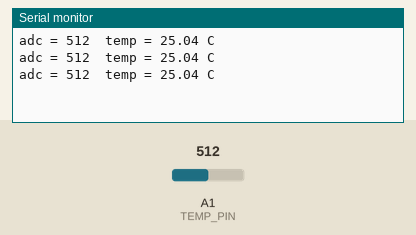
Bench run of a sketch on a simulated Arduino Uno, built with avr-gcc and run on an emulated ATmega328P. On the bench: the last lines printed to the serial monitor. The test bench sets the inputs (shaded band); at power-on: A1 (TEMP_PIN) = 512.

Above: at 1.3 s.
1.4 s: A1 (TEMP_PIN) set to 0
At 1.9 s:
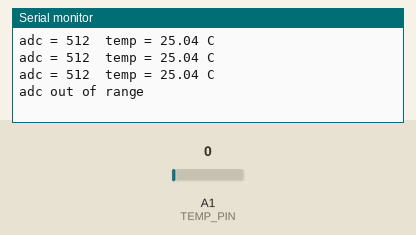
3.5 s: A1 (TEMP_PIN) set to 122
At 3.9 s:
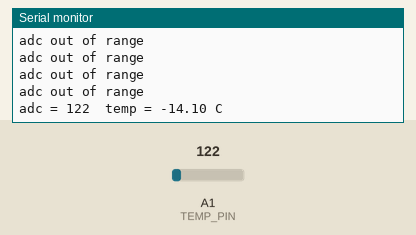

The sketch:

ntc.ino
```cpp
const int   TEMP_PIN = A1;                        // ขาอ่านค่าอุณหภูมิ
const float R_FIXED  = 10000.0;                   // ตัวต้านทานคงที่ 10k
const float R0 = 10000.0;                         // ความต้านทานของ NTC ที่ 25 C (สมมติ 10k)
const float BETA = 3950.0;                        // ค่า Beta ของ NTC (สมมติ 3950)
const float T0 = 298.15;                          // 25 C เป็นเคลวิน

void setup() {                                    // ทำครั้งเดียวตอนเริ่ม
  Serial.begin(115200);                           // เปิด Serial 115200
}

void loop() {                                     // ทำซ้ำตลอด
  int adc = analogRead(TEMP_PIN);                 // อ่านค่า 0-1023
  if (adc <= 0 || adc >= 1023) {                  // ถ้าค่าสุดขอบแปลว่าสายหลุดหรือ short
    Serial.println("adc out of range");           // แจ้งเตือน
    delay(500);                                   // รอ
    return;                                       // ข้ามรอบนี้
  }
  float rTh = R_FIXED * (1023.0 / adc - 1.0);     // คำนวณความต้านทานเทอร์มิสเตอร์
  float tK = 1.0 / (1.0 / T0 + log(rTh / R0) / BETA); // สมการ Beta ได้อุณหภูมิเป็นเคลวิน
  float tC = tK - 273.15;                         // แปลงเป็นเซลเซียส
  Serial.print("adc = ");                         // พิมพ์ค่าดิบ
  Serial.print(adc);                              // ค่า adc
  Serial.print("  temp = ");                      // พิมพ์ข้อความ
  Serial.print(tC);                               // อุณหภูมิ C
  Serial.println(" C");                           // หน่วย
  delay(500);                                     // อ่านทุกครึ่งวินาที
}
```

Measured:
- after the input at 1.4 s, the serial monitor: prints a new line after 0.10 s (image 1)
- after the input at 3.5 s, the serial monitor: prints a new line at once (image 2)
